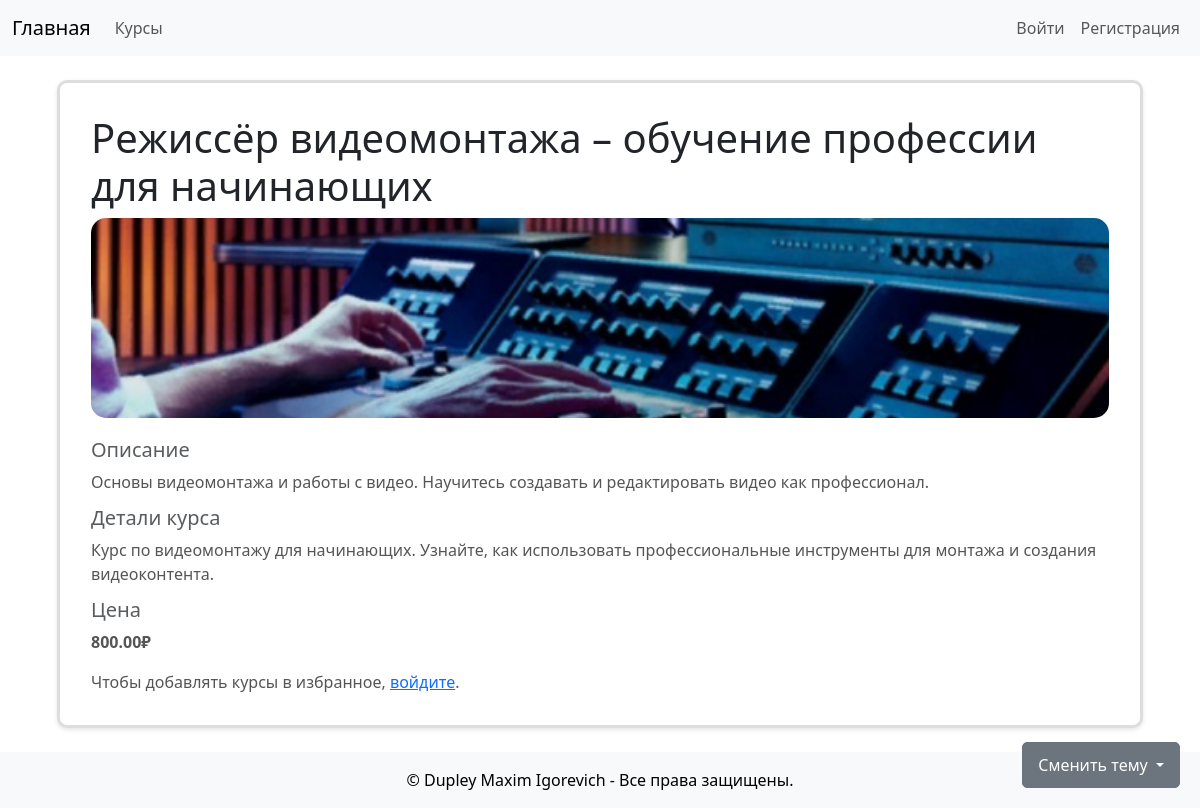
Screenshot of /courses/5 with the database file from the repository.
### app/models.py (models this page shows, shortened)
class Course(db.Model):
    id = db.Column(db.Integer, primary_key=True)
    title = db.Column(db.String(150), nullable=False)
    description = db.Column(db.String(255), nullable=False)
    details = db.Column(db.Text, nullable=False)
    image = db.Column(db.String(150), nullable=False)
    price = db.Column(Numeric(10, 2), nullable=False)

### app/routes/courses.py (the view)
@courses_bp.route('/courses/<int:course_id>')
def course_details(course_id):
    try:
        course = Course.query.get_or_404(course_id)
        return render_template('course_details.html', course=course)
    except Exception as e:
        flash('Ошибка при получении деталей курса. Попробуйте снова.', 'danger')
        return redirect(url_for('courses.list_courses'))

### app/templates/course_details.html (shortened to what this page needs)
{% extends "layouts/base.html" %}
{% block content %}
<div class="card mt-4">
    <div class="card-body">
        <h1 class="card-title">{{ course.title }}</h1>
        <img src="{{ url_for('static', filename='images/' + course.image) }}" class="card-img-top mb-4" alt="{{ course.title }}">
        <h5 class="card-subtitle mb-2 text-muted">Описание</h5>
        <p class="card-text">{{ course.description }}</p>
        <h5 class="card-subtitle mb-2 text-muted">Детали курса</h5>
        <p class="card-text">{{ course.details }}</p>
        <h5 class="card-subtitle mb-2 text-muted">Цена</h5>
        <p class="card-text"><strong>{{ course.price }}₽</strong></p>
        {% if current_user.is_authenticated %}
            <form action="{{ url_for('courses.add_to_favorites', course_id=course.id) }}" method="post" style="display:inline;">
                <button type="submit" class="btn btn-primary">Добавить в избранное</button>
            </form>
        {% else %}
            <p class="mb-0">Чтобы добавлять курсы в избранное, <a href="{{ url_for('auth.login') }}">войдите</a>.</p>
        {% endif %}
    </div>
</div>
{% endblock %}

### app/static/css/styles.css (style rules this page uses)
.card-img-top { height: 200px; object-fit: cover; border-radius: 15px; }
.card { border: 3px solid #ddd; border-radius: 10px; padding: 15px; margin: 15px; background-color: #fff; box-shadow: 0 2px 5px rgba(0, 0, 0, 0.1); transition: transform 0.3s, box-shadow 0.3s; }
.card p { font-size: 1rem; color: #555; }

### app/templates/layouts/base.html (style rules this page uses)
.theme-white { background-color: #ffffff; color: #000000; }
img { border-radius: 15px; }

### rows the page displays
Course: title "Режиссёр видеомонтажа – обучение профессии для начинающих", image (picture), description "Основы видеомонтажа и работы с видео. Научитесь создавать и редактировать видео как профессионал.", details "Курс по видеомонтажу для начинающих. Узнайте, как использовать профессиональные инструменты для монтажа и создания видеоконтента.", price "800.00"
